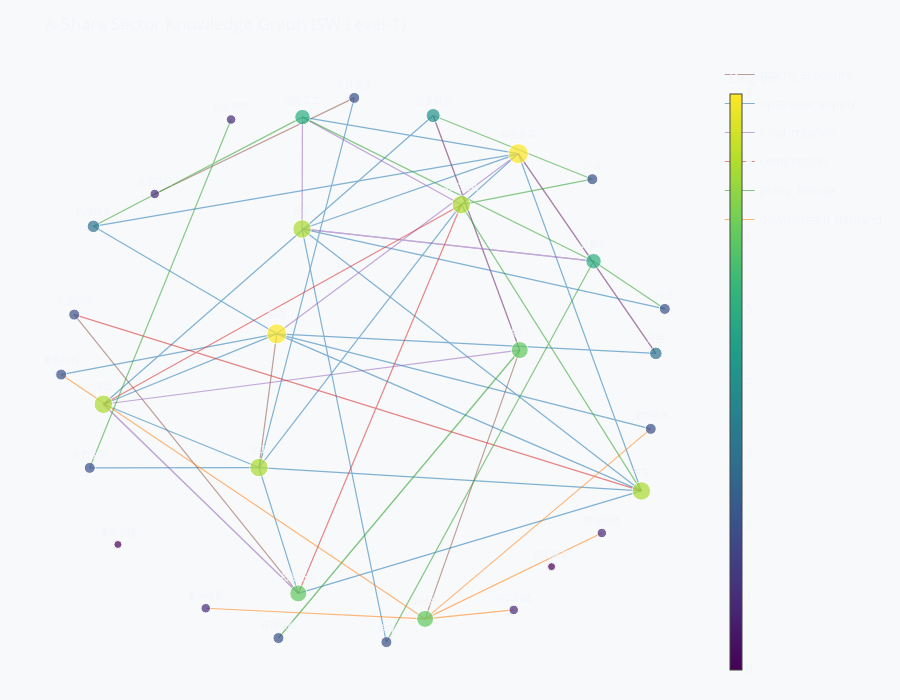

The notebook cell this image was saved under:
### Code cell
# Color edges by relation type
RELATION_COLORS = {
    'upstream_supply':   '#1f77b4',  # blue
    'downstream_demand': '#ff7f0e',  # orange
    'policy_linkage':    '#2ca02c',  # green
    'fund_rotation':     '#9467bd',  # purple
    'macro_exposure':    '#8c564b',  # brown
    'competition':       '#d62728',  # red
}

fig = go.Figure()

# Draw edges grouped by relation type
edges_by_rel = {}
for src, tgt, data in G.edges(data=True):
    rel = data.get('relation', 'other')
    edges_by_rel.setdefault(rel, []).append((src, tgt, data))

for rel, edge_list in edges_by_rel.items():
    xe, ye = [], []
    for src, tgt, data in edge_list:
        x0, y0 = pos[src]
        x1, y1 = pos[tgt]
        xe += [x0, x1, None]
        ye += [y0, y1, None]
    color = RELATION_COLORS.get(rel, '#aaa')
    fig.add_trace(go.Scatter(
        x=xe, y=ye,
        mode='lines',
        line=dict(color=color, width=1.2),
        opacity=0.55,
        name=rel,
        legendgroup=rel,
        hoverinfo='none',
    ))

# Draw nodes
node_x = [pos[n][0] for n in G.nodes()]
node_y = [pos[n][1] for n in G.nodes()]
node_labels = [G.nodes[n]['label'] for n in G.nodes()]
node_degrees = [G.degree(n) for n in G.nodes()]

fig.add_trace(go.Scatter(
    x=node_x,
    y=node_y,
    mode='markers+text',
    marker=dict(
        size=[8 + d * 1.5 for d in node_degrees],
        color=node_degrees,
        colorscale='Viridis',
        showscale=True,
        colorbar=dict(title='Degree', thickness=12),
        line=dict(width=1, color='white'),
    ),
    text=node_labels,
    textposition='top center',
    textfont=dict(size=9),
    hovertext=[f"{G.nodes[n]['label']} ({n})" for n in G.nodes()],
    hoverinfo='text',
    name='Sector',
    showlegend=False,
))

fig.update_layout(
    title='A-Share Sector Knowledge Graph (SW Level-1)',
    showlegend=True,
    xaxis=dict(showgrid=False, zeroline=False, showticklabels=False),
    yaxis=dict(showgrid=False, zeroline=False, showticklabels=False),
    height=700,
    margin=dict(l=20, r=20, t=60, b=20),
    paper_bgcolor='#f8f9fa',
    plot_bgcolor='#f8f9fa',
)
fig.show()

### Figure 1 — Plotly figure (JSON) as saved in the notebook; plotly's stock layout.template omitted (floating-point values rounded to 4 significant figures)
{"data": [{"hoverinfo": "none", "legendgroup": "macro_exposure", "line": {"color": "#8c564b", "width": 1.2}, "mode": "lines", "name": "macro_exposure", "opacity": 0.55, "x": [-0.04537, -0.6952, null, 0.9372, 0.4892, null, -0.2978, -0.3556, null, 0.2118, 0.4939, null, 0.4939, 0.1857, null, -0.2276, -0.9574, null], "y": [0.9978, 0.6486, null, 0.06952, 0.7951, null, 0.1404, -0.3453, null, 0.9336, 0.08142, null, 0.08142, -0.8951, null, -0.8025, 0.2104, null], "type": "scatter"}, {"hoverinfo": "none", "legendgroup": "upstream_supply", "line": {"color": "#1f77b4", "width": 1.2}, "mode": "lines", "name": "upstream_supply", "opacity": 0.55, "x": [0.9372, -0.2978, null, -0.3556, -0.04537, null, -0.3556, -0.9069, null, -0.3556, 0.89, null, -0.3556, 0.3033, null, -0.2978, 0.9206, null, -0.2978, -1.0, null, -0.2978, -0.8949, null, -0.2978, 0.89, null, 0.4892, -0.2153, null, 0.4892, 0.89, null, 0.4892, 0.3033, null, 0.4892, -0.8949, null, 0.4892, -0.2139, null, -0.2153, 0.9665, null, -0.2153, 0.89, null, -0.2153, 0.05949, null, -0.8625, 0.2118, null, -0.8625, -0.2978, null, -0.8625, -0.3556, null, -0.2276, -0.3556, null, -0.2276, 0.89, null], "y": [0.06952, 0.1404, null, -0.3453, 0.9978, null, -0.3453, -0.3464, null, -0.3453, -0.4302, null, -0.3453, 0.6097, null, 0.1404, -0.2047, null, 0.1404, -0.007379, null, 0.1404, 0.5311, null, 0.1404, -0.4302, null, 0.7951, 0.5215, null, 0.7951, -0.4302, null, 0.7951, 0.6097, null, 0.7951, 0.5311, null, 0.7951, 0.9278, null, 0.5215, 0.231, null, 0.5215, -0.4302, null, 0.5215, -0.9796, null, -0.1153, 0.9336, null, -0.1153, 0.1404, null, -0.1153, -0.3453, null, -0.8025, -0.3453, null, -0.8025, -0.4302, null], "type": "scatter"}, {"hoverinfo": "none", "legendgroup": "fund_rotation", "line": {"color": "#9467bd", "width": 1.2}, "mode": "lines", "name": "fund_rotation", "opacity": 0.55, "x": [-0.2978, 0.4892, null, 0.4892, 0.9372, null, -0.2153, 0.7342, null, -0.2153, -0.2139, null, 0.4939, 0.2118, null, 0.4939, -0.8625, null, -0.2139, 0.3033, null, 0.7342, -0.2153, null, -0.8625, -0.2276, null, -0.2276, -0.8625, null], "y": [0.1404, 0.7951, null, 0.7951, 0.06952, null, 0.5215, 0.4043, null, 0.5215, 0.9278, null, 0.08142, 0.9336, null, 0.08142, -0.1153, null, 0.9278, 0.6097, null, 0.4043, 0.5215, null, -0.1153, -0.8025, null, -0.8025, -0.1153, null], "type": "scatter"}, {"hoverinfo": "none", "legendgroup": "competition", "line": {"color": "#d62728", "width": 1.2}, "mode": "lines", "name": "competition", "opacity": 0.55, "x": [0.89, -0.9574, null, 0.3033, -0.8625, null, 0.3033, -0.2276, null], "y": [-0.4302, 0.2104, null, 0.6097, -0.1153, null, 0.6097, -0.8025, null], "type": "scatter"}, {"hoverinfo": "none", "legendgroup": "policy_linkage", "line": {"color": "#2ca02c", "width": 1.2}, "mode": "lines", "name": "policy_linkage", "opacity": 0.55, "x": [-0.9069, -0.4465, null, 0.2118, 0.7303, null, 0.4939, -0.2922, null, -0.2922, 0.4939, null, -0.2139, -0.8949, null, -0.2139, 0.7342, null, 0.7342, 0.05949, null, 0.7342, 0.9665, null, 0.3033, 0.89, null, 0.3033, 0.7303, null], "y": [-0.3464, 0.9191, null, 0.9336, 0.7024, null, 0.08142, -0.9647, null, -0.9647, 0.08142, null, 0.9278, 0.5311, null, 0.9278, 0.4043, null, 0.4043, -0.9796, null, 0.4043, 0.231, null, 0.6097, -0.4302, null, 0.6097, 0.7024, null], "type": "scatter"}, {"hoverinfo": "none", "legendgroup": "downstream_demand", "line": {"color": "#ff7f0e", "width": 1.2}, "mode": "lines", "name": "downstream_demand", "opacity": 0.55, "x": [0.1857, 0.9206, null, 0.1857, -1.0, null, 0.1857, -0.529, null, 0.1857, 0.7613, null, 0.1857, 0.4743, null], "y": [-0.8951, -0.2047, null, -0.8951, -0.007379, null, -0.8951, -0.8565, null, -0.8951, -0.5831, null, -0.8951, -0.8627, null], "type": "scatter"}, {"hoverinfo": "text", "hovertext": ["农林牧渔 (SW_Agriculture)", "采掘 (SW_Mining)", "化工 (SW_Chemical)", "钢铁 (SW_Steel)", "有色金属 (SW_NonFerrousMetal)", "电子 (SW_Electronics)", "汽车 (SW_Auto)", "家用电器 (SW_HouseholdAppliance)", "食品饮料 (SW_FoodBeverage)", "纺织服装 (SW_Textile)", "轻工制造 (SW_LightManufacturing)", "医药生物 (SW_Medicine)", "公用事业 (SW_Utilities)", "交通运输 (SW_Transportation)", "房地产 (SW_RealEstate)", "商业贸易 (SW_Commerce)", "社会服务 (SW_SocialService)", "银行 (SW_Banking)", "非银金融 (SW_NonBankFinancial)", "建筑装饰 (SW_Construction)", "建筑材料 (SW_BuildingMaterial)", "机械设备 (SW_MechanicalEquipment)", "国防军工 (SW_Defense)", "计算机 (SW_Computer)", "传媒 (SW_Media)", "通信 (SW_Telecom)", "环保 (SW_Environment)", "电气设备 (SW_ElectricalEquipment)", "美容护理 (SW_Beauty)", "煤炭 (SW_Coal)", "石油石化 (SW_Petroleum)"], "marker": {"color": [2, 3, 7, 8, 8, 7, 7, 1, 1, 0, 1, 2, 4, 2, 6, 1, 1, 6, 2, 2, 2, 3, 5, 5, 2, 2, 2, 7, 0, 7, 6], "colorbar": {"thickness": 12, "title": {"text": "Degree"}}, "colorscale": [[0.0, "#440154"], [0.1111, "#482878"], [0.2222, "#3e4989"], [0.3333, "#31688e"], [0.4444, "#26828e"], [0.5556, "#1f9e89"], [0.6667, "#35b779"], [0.7778, "#6ece58"], [0.8889, "#b5de2b"], [1.0, "#fde725"]], "line": {"color": "white", "width": 1}, "showscale": true, "size": [11.0, 12.5, 18.5, 20.0, 20.0, 18.5, 18.5, 9.5, 9.5, 8.0, 9.5, 11.0, 14.0, 11.0, 17.0, 9.5, 9.5, 17.0, 11.0, 11.0, 11.0, 12.5, 15.5, 15.5, 11.0, 11.0, 11.0, 18.5, 8.0, 18.5, 17.0]}, "mode": "markers+text", "name": "Sector", "showlegend": false, "text": ["农林牧渔", "采掘", "化工", "钢铁", "有色金属", "电子", "汽车", "家用电器", "食品饮料", "纺织服装", "轻工制造", "医药生物", "公用事业", "交通运输", "房地产", "商业贸易", "社会服务", "银行", "非银金融", "建筑装饰", "建筑材料", "机械设备", "国防军工", "计算机", "传媒", "通信", "环保", "电气设备", "美容护理", "煤炭", "石油石化"], "textfont": {"size": 9}, "textposition": "top center", "x": [-0.04537, 0.9372, -0.3556, -0.2978, 0.4892, -0.2153, 0.89, -0.529, -0.6952, 0.5975, 0.4743, -0.9069, 0.2118, -0.9574, 0.1857, 0.7613, -0.4465, 0.4939, -0.2922, 0.9206, -1.0, -0.8949, -0.2139, 0.7342, 0.05949, 0.9665, 0.7303, 0.3033, -0.8152, -0.8625, -0.2276], "y": [0.9978, 0.06952, -0.3453, 0.1404, 0.7951, 0.5215, -0.4302, -0.8565, 0.6486, -0.7053, -0.8627, -0.3464, 0.9336, 0.2104, -0.8951, -0.5831, 0.9191, 0.08142, -0.9647, -0.2047, -0.007379, 0.5311, 0.9278, 0.4043, -0.9796, 0.231, 0.7024, 0.6097, -0.6247, -0.1153, -0.8025], "type": "scatter"}], "layout": {"xaxis": {"showgrid": false, "zeroline": false, "showticklabels": false}, "yaxis": {"showgrid": false, "zeroline": false, "showticklabels": false}, "margin": {"l": 20, "r": 20, "t": 60, "b": 20}, "title": {"text": "A-Share Sector Knowledge Graph (SW Level-1)"}, "showlegend": true, "height": 700, "paper_bgcolor": "#f8f9fa", "plot_bgcolor": "#f8f9fa"}}
